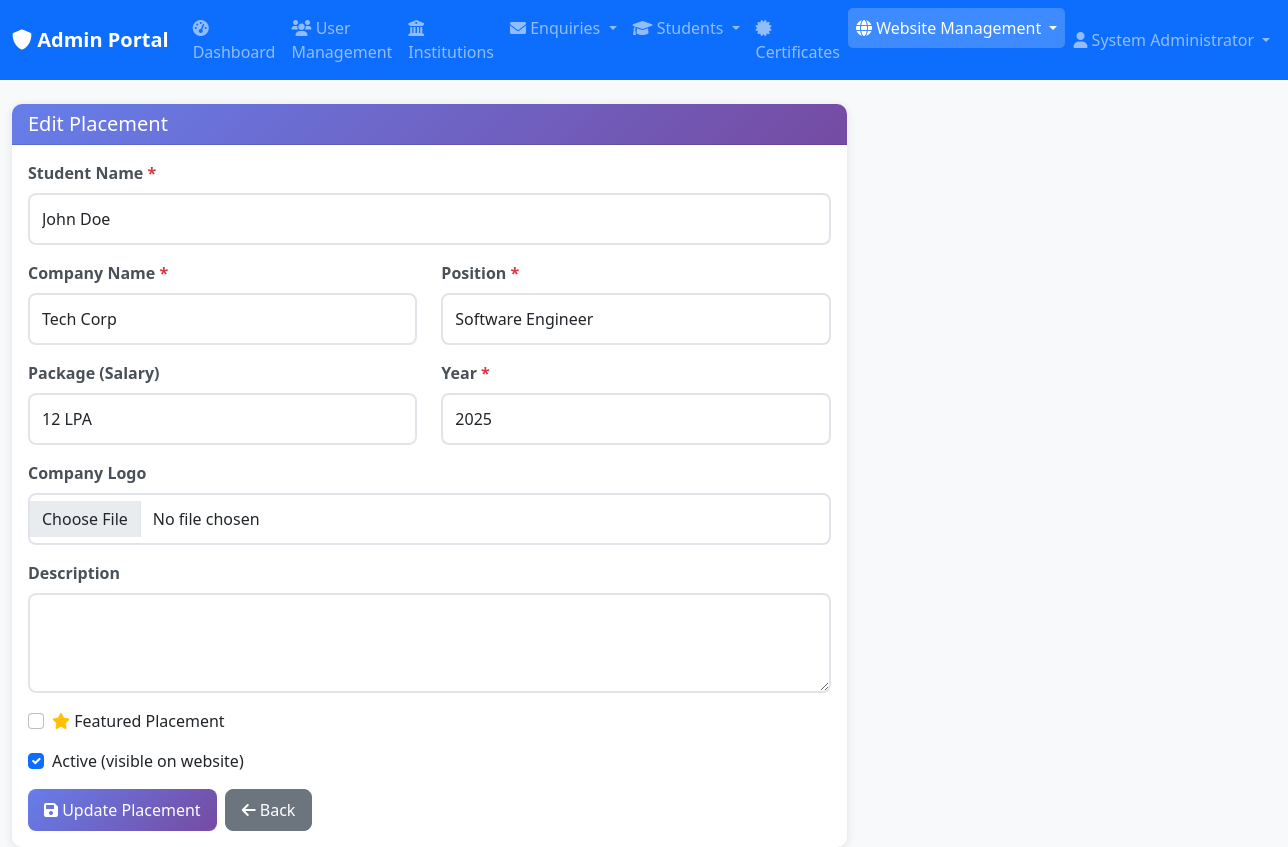
Page /public/admin/website/add_placement.php?id=1 (signed in) on the committed database.
### tables this page shows
CREATE TABLE IF NOT EXISTS `placements` (
  `id` INT(11) NOT NULL AUTO_INCREMENT,
  `student_name` VARCHAR(255) NOT NULL,
  `company_name` VARCHAR(255) NOT NULL,
  `position` VARCHAR(255) NOT NULL,
  `package` VARCHAR(100) NULL COMMENT 'Salary package',
  `placement_year` YEAR NOT NULL,
  `company_logo` VARCHAR(255) NULL,
  `description` TEXT NULL,
  `is_featured` TINYINT(1) DEFAULT 0,
  `is_active` TINYINT(1) DEFAULT 1,
  `created_by` INT(11) NOT NULL,
  `created_at` TIMESTAMP DEFAULT CURRENT_TIMESTAMP,
  `updated_at` TIMESTAMP DEFAULT CURRENT_TIMESTAMP ON UPDATE CURRENT_TIMESTAMP,
  PRIMARY KEY (`id`),
  KEY `idx_year` (`placement_year`),
  KEY `idx_featured` (`is_featured`),
  KEY `idx_active` (`is_active`),
  FOREIGN KEY (`created_by`) REFERENCES `users`(`id`) ON DELETE CASCADE
);

### includes/db_connect.php (called while the page is built, shortened)
<?php
if (!class_exists('DatabaseConnection')) {
    class DatabaseConnection {
        private static $instance = null;
        private $connection;
        private $host;
        private $db_name;
        private $username;
        private $password;
    private function __construct() {
        $this->host = DB_HOST;
        $this->db_name = DB_NAME;
        $this->username = DB_USER;
        $this->password = DB_PASS;
    }
    public static function getInstance() {
        if (self::$instance === null) {
            self::$instance = new self();
        }
        return self::$instance;
    }
    private function connect() {
        try {
            $dsn = "mysql:host={$this->host};dbname={$this->db_name};charset=" . DB_CHARSET;
            $options = [
                PDO::ATTR_ERRMODE => PDO::ERRMODE_EXCEPTION,
                PDO::ATTR_DEFAULT_FETCH_MODE => PDO::FETCH_ASSOC,
                PDO::ATTR_EMULATE_PREPARES => false
            ];
            if (defined('PDO::MYSQL_ATTR_INIT_COMMAND')) {
                $options[PDO::MYSQL_ATTR_INIT_COMMAND] = "SET NAMES " . DB_CHARSET;
            }
            $this->connection = new PDO($dsn, $this->username, $this->password, $options);
        } catch (PDOException $e) {
            $this->logError("Database connection failed: " . $e->getMessage());
            if (DEBUG_MODE) {
                die("Database connection failed: " . $e->getMessage());
            } else {
                die("Database connection failed. Please try again later.");
            }
        }
    }
    public function getConnection() {
        try {
            $this->connection->query('SELECT 1');
        } catch (PDOException $e) {
            $this->connect();
        }
        return $this->connection;
    }
    public function execute($query, $params = []) {
        try {
            $stmt = $this->connection->prepare($query);
            $stmt->execute($params);
            return $stmt;
        } catch (PDOException $e) {
            $this->logError("Query execution failed: " . $e->getMessage() . " | Query: " . $query);
            throw new Exception("Database operation failed");
        }
    }
    public function fetchOne($query, $params = []) {
        $stmt = $this->execute($query, $params);
        return $stmt->fetch();
    }
    }
}
if (!function_exists('fetchOne')) {
    function fetchOne($query, $params = []) {
        return DatabaseConnection::getInstance()->fetchOne($query, $params);
    }
}
?>

### includes/functions.php (called while the page is built, shortened)
<?php
function url($path = '') {
    $path = ltrim($path, '/');
    return BASE_URL . ($path ? '/' . $path : '');
}

### public/admin/website/add_placement.php (the view, shortened to what this page needs)
<?php
require_once __DIR__ . '/../../../includes/auth_check_admin.php';
$pageTitle = 'Add Placement';
$placement = null;
$edit_id = isset($_GET['id']) ? (int)$_GET['id'] : 0;
if ($edit_id > 0) {
    $placement = fetchOne("SELECT * FROM placements WHERE id = ?", [$edit_id]);
    if ($placement) $pageTitle = 'Edit Placement';
}
?>
<div class="row">
    <div class="col-lg-8">
        <div class="card">
            <div class="card-header">
                <h5 class="mb-0"><?php echo $pageTitle; ?></h5>
            </div>
            <div class="card-body">
                <form method="POST" enctype="multipart/form-data">
                    <div class="mb-3">
                        <label for="student_name" class="form-label">Student Name <span class="text-danger">*</span></label>
                        <input type="text" class="form-control" id="student_name" name="student_name"
                               value="<?php echo htmlspecialchars($placement['student_name'] ?? ''); ?>" required>
                    </div>
                    <div class="row">
                        <div class="col-md-6 mb-3">
                            <label for="company_name" class="form-label">Company Name <span class="text-danger">*</span></label>
                            <input type="text" class="form-control" id="company_name" name="company_name"
                                   value="<?php echo htmlspecialchars($placement['company_name'] ?? ''); ?>" required>
                        </div>
                        <div class="col-md-6 mb-3">
                            <label for="position" class="form-label">Position <span class="text-danger">*</span></label>
                            <input type="text" class="form-control" id="position" name="position"
                                   value="<?php echo htmlspecialchars($placement['position'] ?? ''); ?>" required>
                        </div>
                    </div>
                    <div class="row">
                        <div class="col-md-6 mb-3">
                            <label for="package" class="form-label">Package (Salary)</label>
                            <input type="text" class="form-control" id="package" name="package"
                                   value="<?php echo htmlspecialchars($placement['package'] ?? ''); ?>" placeholder="e.g., 12 LPA">
                        </div>
                        <div class="col-md-6 mb-3">
                            <label for="placement_year" class="form-label">Year <span class="text-danger">*</span></label>
                            <input type="number" class="form-control" id="placement_year" name="placement_year"
                                   value="<?php echo $placement['placement_year'] ?? date('Y'); ?>"
                                   min="2000" max="<?php echo date('Y') + 1; ?>" required>
                        </div>
                    </div>
                    <div class="mb-3">
                        <label for="company_logo" class="form-label">Company Logo</label>
                        <input type="file" class="form-control" id="company_logo" name="company_logo" accept="image/*">
                    </div>
                    <div class="mb-3">
                        <label for="description" class="form-label">Description</label>
                        <textarea class="form-control" id="description" name="description" rows="3"><?php echo htmlspecialchars($placement['description'] ?? ''); ?></textarea>
                    </div>
                    <div class="mb-3 form-check">
                        <input type="checkbox" class="form-check-input" id="is_featured" name="is_featured"
                               <?php echo ($placement['is_featured'] ?? 0) ? 'checked' : ''; ?>>
                        <label class="form-check-label" for="is_featured">
                            <i class="fas fa-star text-warning"></i> Featured Placement
                        </label>
                    </div>
                    <div class="mb-3 form-check">
                        <input type="checkbox" class="form-check-input" id="is_active" name="is_active"
                               <?php echo ($placement['is_active'] ?? 1) ? 'checked' : ''; ?>>
                        <label class="form-check-label" for="is_active">
                            Active (visible on website)
                        </label>
                    </div>
                    <div class="d-flex gap-2">
                        <button type="submit" class="btn btn-primary">
                            <i class="fas fa-save"></i> <?php echo $edit_id > 0 ? 'Update' : 'Create'; ?> Placement
                        </button>
                        <a href="<?php echo url('admin/website/placements.php'); ?>" class="btn btn-secondary">
                            <i class="fas fa-arrow-left"></i> Back
                        </a>
                    </div>
                </form>
            </div>
        </div>
    </div>
</div>

### public/css/portal.css (style rules this page uses)
body { font-family: 'Segoe UI', Tahoma, Geneva, Verdana, sans-serif; background-color: #f8f9fa; }
.card { border: none; border-radius: 10px; box-shadow: 0 2px 10px rgba(0, 0, 0, 0.1); transition: all 0.3s ease; }
.card-header { background: linear-gradient(135deg, #667eea 0%, #764ba2 100%); color: white; border-radius: 10px 10px 0 0 !important; font-weight: 600; }
.btn { border-radius: 8px; font-weight: 500; padding: 0.5rem 1rem; transition: all 0.3s ease; }
.btn-primary { background: linear-gradient(135deg, #667eea 0%, #764ba2 100%); border: none; }
.form-control, .form-select { border: 2px solid #e1e5e9; border-radius: 8px; padding: 0.75rem; transition: all 0.3s ease; }
.form-label { font-weight: 600; color: #495057; margin-bottom: 0.5rem; }

### rows in the picture
placements: student_name "John Doe", company_name "Tech Corp", position "Software Engineer", package "12 LPA", placement_year "2025", is_active "☑"

### other values in the picture
$item['title'] "Dashboard"
$item['title'] "User Management"
$item['title'] "Institutions"
$item['title'] "Enquiries"
$item['title'] "Students"
$item['title'] "Certificates"
$item['title'] "Website Management"
$userName "System Administrator"
$pageTitle "Edit Placement"
